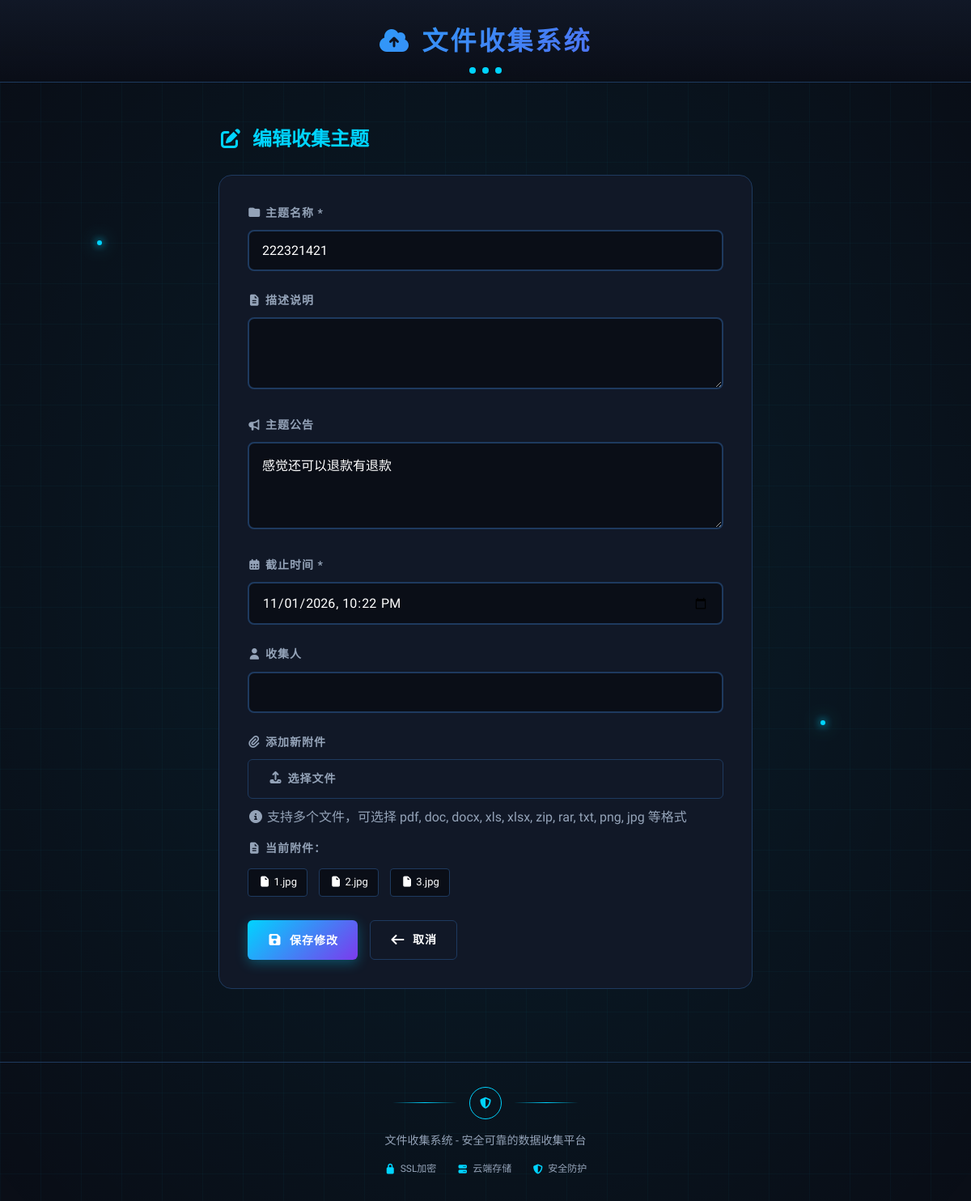
/admin/theme/1/edit (signed in), run on the app's committed database.
### models.py (models this page shows)
class CollectionTheme(db.Model):
    id = db.Column(db.Integer, primary_key=True)
    title = db.Column(db.String(200), nullable=False)
    description = db.Column(db.Text)
    announcement = db.Column(db.Text)
    deadline = db.Column(db.DateTime, nullable=False)
    created_at = db.Column(db.DateTime, default=datetime.utcnow)
    is_active = db.Column(db.Boolean, default=True)
    collector_name = db.Column(db.String(100))
    collection_objects = db.relationship('CollectionObject', backref='theme', lazy=True, cascade='all, delete-orphan')
    attachments = db.relationship('ThemeAttachment', backref='theme', lazy=True, cascade='all, delete-orphan')

class ThemeAttachment(db.Model):
    id = db.Column(db.Integer, primary_key=True)
    filename = db.Column(db.String(500), nullable=False)
    original_name = db.Column(db.String(200), nullable=False)
    theme_id = db.Column(db.Integer, db.ForeignKey('collection_theme.id'), nullable=False)
    uploaded_at = db.Column(db.DateTime, default=datetime.utcnow)

### routes.py (the view, shortened to what this page needs)
    @app.route('/admin/theme/<int:theme_id>/edit', methods=['GET', 'POST'])
    @login_required
    def edit_theme(theme_id):
        theme = CollectionTheme.query.get_or_404(theme_id)
        return render_template('theme_edit.html', theme=theme)

### models.py (called while the page is built)
@login_manager.user_loader
def load_user(user_id):
    return Admin.query.get(int(user_id))

### app/templates/theme_edit.html (shortened to what this page needs)
{% extends "base.html" %}
{% block content %}
<div class="container form-container">
    <h2><i class="fas fa-edit"></i> 编辑收集主题</h2>
    <form method="POST" enctype="multipart/form-data" class="theme-form">
        <div class="form-group">
            <label><i class="fas fa-folder"></i> 主题名称 *</label>
            <input type="text" name="title" value="{{ theme.title }}" required>
        </div>
        <div class="form-group">
            <label><i class="fas fa-file-alt"></i> 描述说明</label>
            <textarea name="description" rows="3">{{ theme.description or '' }}</textarea>
        </div>
        <div class="form-group">
            <label><i class="fas fa-bullhorn"></i> 主题公告</label>
            <textarea name="announcement" rows="4" placeholder="输入主题公告内容">{{ theme.announcement or '' }}</textarea>
        </div>
        <div class="form-group">
            <label><i class="fas fa-calendar-alt"></i> 截止时间 *</label>
            <input type="datetime-local" name="deadline" value="{{ theme.deadline.strftime('%Y-%m-%dT%H:%M') }}" required>
        </div>
        <div class="form-group">
            <label><i class="fas fa-user"></i> 收集人</label>
            <input type="text" name="collector_name" value="{{ theme.collector_name or '' }}">
        </div>
        <div class="form-group">
            <label><i class="fas fa-paperclip"></i> 添加新附件</label>
            <label for="attachment-input" class="btn btn-secondary" style="cursor:pointer;">
                <i class="fas fa-upload"></i> 选择文件
            </label>
            <div id="file-list" style="margin-top: 10px; color: var(--text-secondary);">
                <i class="fas fa-info-circle"></i> 支持多个文件，可选择 pdf, doc, docx, xls, xlsx, zip, rar, txt, png, jpg 等格式
            </div>
            {% if theme.attachments %}
            <div style="margin-top: 15px;">
                <label><i class="fas fa-file-alt"></i> 当前附件：</label>
                <div class="attachment-list" style="margin-top: 8px;">
                    {% for att in theme.attachments %}
                    <span class="existing-attachment">
                        <i class="fas fa-file"></i> {{ att.original_name }}
                    </span>
                    {% endfor %}
                </div>
            </div>
            {% endif %}
        </div>
        <div class="form-actions">
            <button type="submit" class="btn btn-primary">
                <i class="fas fa-save"></i> 保存修改
            </button>
            <a href="{{ url_for('admin_dashboard') }}" class="btn btn-secondary">
                <i class="fas fa-arrow-left"></i> 取消
            </a>
        </div>
    </form>
</div>
{% endblock %}

### static/css/style.css (style rules this page uses)
:root { --primary: #00d4ff; --primary-dark: #0099cc; --secondary: #7c3aed; --accent: #00ff88; --bg-dark: #0a0e17; --bg-card: #111827; --bg-card-hover: #1a2332; --text-primary: #ffffff; --text-secondary: #94a3b8; --border-color: #1e3a5f; --success: #00ff88; --warning: #ffaa00; --danger: #ff4757; --gradient-primary: linear-gradient(135deg, #00d4ff 0%, #7c3aed 100%); --gradient-success: linear-gradient(135deg, #00ff88 0%, #00d4ff 100%); --gradient-dark: linear-gradient(180deg, #111827 0%, #0a0e17 100%); }
* { margin: 0; padding: 0; box-sizing: border-box; }
body { font-family: 'Rajdhani', sans-serif; line-height: 1.6; color: var(--text-primary); background: var(--bg-dark); min-height: 100vh; position: relative; overflow-x: hidden; }
.container { max-width: 1400px; margin: 0 auto; padding: 20px; }
.btn { display: inline-flex; align-items: center; gap: 8px; padding: 12px 24px; border: none; border-radius: 6px; cursor: pointer; text-decoration: none; font-size: 14px; font-weight: 600; font-family: 'Rajdhani', sans-serif; transition: all 0.3s ease; text-transform: uppercase; letter-spacing: 1px; }
.btn i { font-size: 16px; }
.btn-primary { background: var(--gradient-primary); color: white; box-shadow: 0 4px 15px rgba(0, 212, 255, 0.3); }
.btn-secondary { background: var(--bg-card); color: var(--text-primary); border: 1px solid var(--border-color); }
.attachment-list { display: flex; flex-wrap: wrap; gap: 10px; }
.form-group { margin-bottom: 25px; }
.form-group label { display: block; margin-bottom: 10px; font-weight: 600; color: var(--text-secondary); font-size: 14px; text-transform: uppercase; letter-spacing: 1px; }
.form-group input, .form-group textarea { width: 100%; padding: 14px 16px; border: 2px solid var(--border-color); border-radius: 8px; font-size: 16px; font-family: 'Rajdhani', sans-serif; background: var(--bg-dark); color: var(--text-primary); transition: all 0.3s ease; }
.form-container { max-width: 700px; margin: 0 auto; }
.form-container h2 { margin-bottom: 25px; font-family: 'Orbitron', sans-serif; color: var(--primary); display: flex; align-items: center; gap: 12px; }
.theme-form, .announcement-form { background: var(--bg-card); padding: 35px; border-radius: 16px; border: 1px solid var(--border-color); }
.form-actions { display: flex; gap: 15px; margin-top: 30px; }
.form-actions { display: flex; gap: 15px; margin-top: 25px; }

### app/templates/theme_edit.html (style rules this page uses)
.existing-attachment { display: inline-block; background: var(--bg-dark); padding: 6px 12px; margin: 4px 4px 4px 0; border-radius: 4px; font-size: 13px; border: 1px solid var(--border-color); }

### data on the page
CollectionTheme: title "222321421", announcement "感觉还可以退款有退款", deadline "11/01/2026 22:22"
ThemeAttachment: original_name "1.jpg"
ThemeAttachment: original_name "2.jpg"
ThemeAttachment: original_name "3.jpg"
